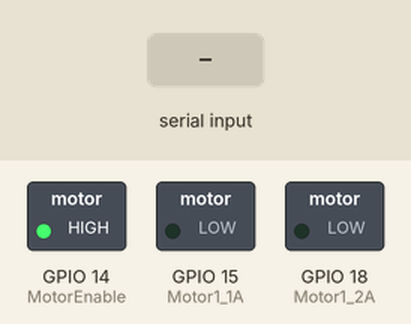
Recording of a program running on a simulated Raspberry Pi (BCM pin numbers). Parts: switched loads named in the program (green lamp = pin HIGH). The test bench sets the inputs (shaded band).

Above: at 1.2 s.
1.3 s: "1" typed at the terminal
At 2.0 s:
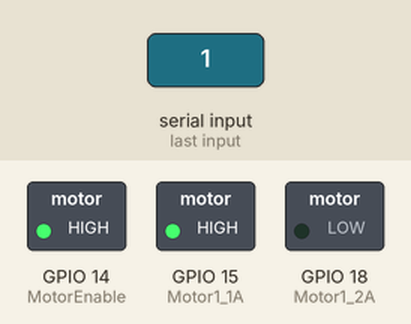
2.8 s: "2" typed at the terminal
At 3.1 s:
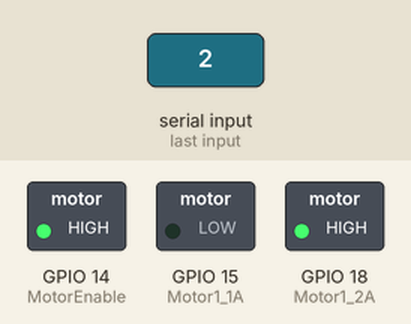
4.3 s: "0" typed at the terminal
At 5.5 s:
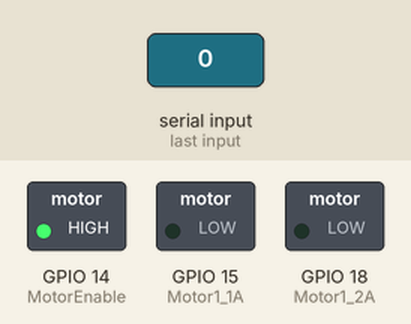
Timing chart, 0 to 7.3 s (numbered marks = the images above; inputs shaded):
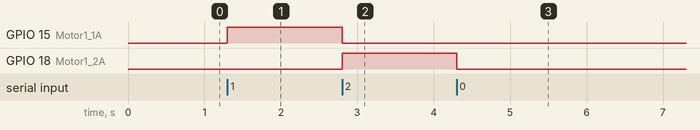

Measured:
- after the input at 1.3 s, GPIO 15 (Motor1_1A): LOW → HIGH at once
- after the input at 2.8 s, GPIO 15 (Motor1_1A): HIGH → LOW at once; GPIO 18 (Motor1_2A): LOW → HIGH at once
- after the input at 4.3 s, GPIO 18 (Motor1_2A): HIGH → LOW at once

The program:

motor.py
```python
#!/usr/bin/python
import RPi.GPIO as GPIO
from time import sleep
import sys

MotorEnable = 14
Motor1_1A = 15
Motor1_2A = 18
GPIO.setmode(GPIO.BCM)
GPIO.setwarnings(False)
GPIO.setup(MotorEnable, GPIO.OUT)
GPIO.setup(Motor1_1A, GPIO.OUT)
GPIO.setup(Motor1_2A, GPIO.OUT)

def motor(move):
	# Motor aus
	if move == 0:
		GPIO.output(Motor1_1A, GPIO.LOW)
		GPIO.output(Motor1_2A, GPIO.LOW)
	#Motor rechts drehen
	if move == 1:
		GPIO.output(Motor1_1A, GPIO.HIGH)
		GPIO.output(Motor1_2A, GPIO.LOW)
	#Motor links drehen
	if move == 2:
		GPIO.output(Motor1_1A, GPIO.LOW)
		GPIO.output(Motor1_2A, GPIO.HIGH)

def main():
	GPIO.output(MotorEnable, GPIO.HIGH)
	try:
		while True:
			c = sys.stdin.read(1)
			if c == '0': motor(0)
			if c == '1': motor(1)
			if c == '2': motor(2)
	except KeyboardInterrupt:
		# Motor aus
		motor(0)
        GPIO.cleanup()

if __name__ == '__main__':
	main()
```
